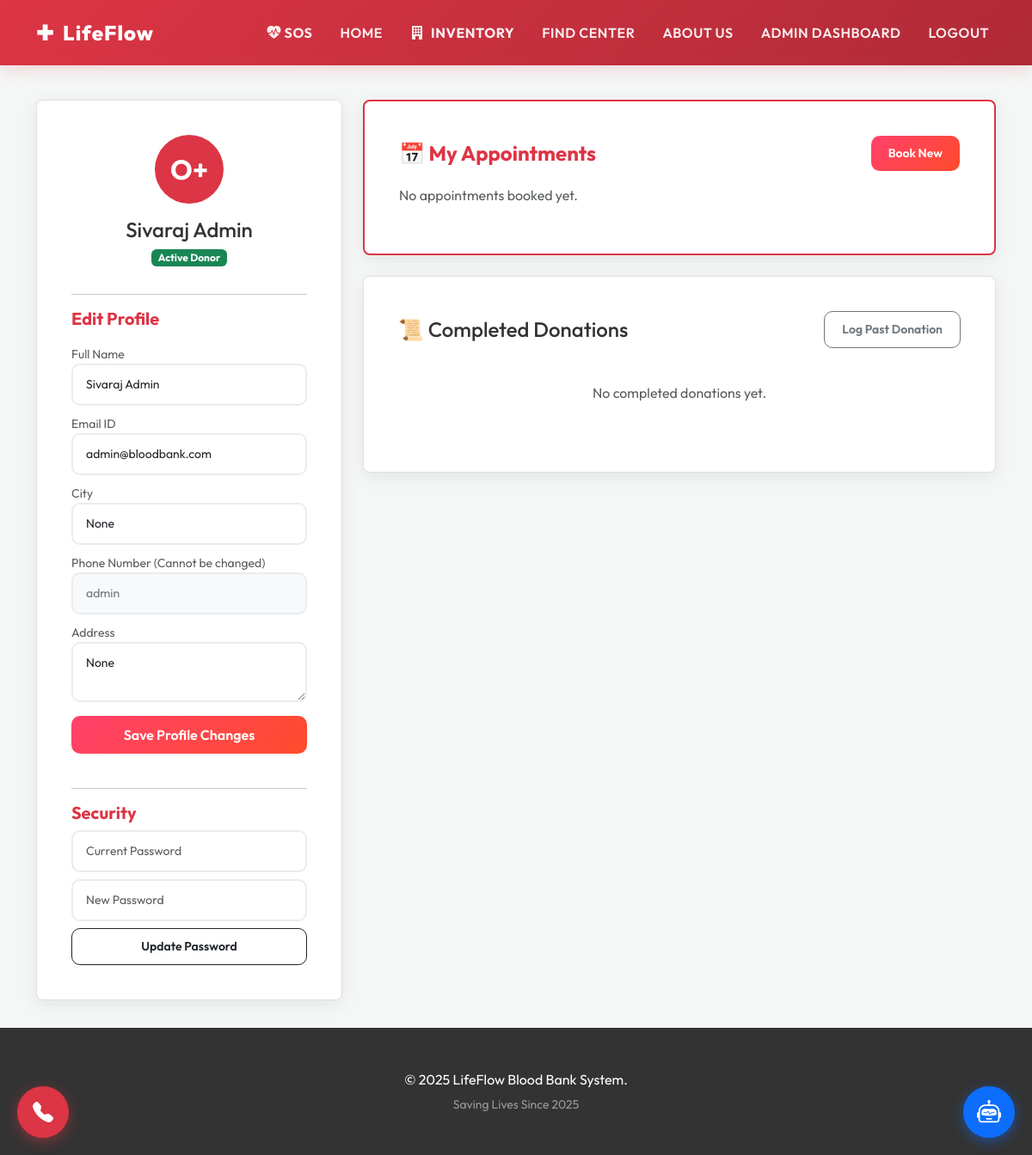
The page /profile (signed in) on the database its author committed.
### tables this page shows
CREATE TABLE donors 
                 (id INTEGER PRIMARY KEY AUTOINCREMENT, name TEXT, email TEXT, age INTEGER, weight REAL, 
                  blood_group TEXT, city TEXT, address TEXT, phone TEXT UNIQUE, password TEXT, role TEXT DEFAULT 'user', lat REAL, lng REAL);

### app.py (the view)
@app.route('/profile', methods=['GET', 'POST'])
def user_profile():
    if 'user_id' not in session: return redirect(url_for('login'))
    if session.get('role') == 'hospital': return redirect(url_for('hospital_dashboard'))
    if session.get('role') == 'host': return redirect(url_for('host_dashboard'))
    conn = get_db_connection()
    if request.method == 'POST':
        conn.execute('UPDATE donors SET name=?, email=?, city=?, address=? WHERE id=?', (request.form['name'], request.form['email'], request.form['city'], request.form['address'], session['user_id'])); conn.commit(); flash('Updated!', 'success')
    user = conn.execute('SELECT * FROM donors WHERE id = ?', (session['user_id'],)).fetchone()
    appointments = conn.execute("SELECT a.id, a.date, a.time_slot, a.status, h.name as location_name, 'Hospital' as type FROM appointments a JOIN hospitals h ON a.hospital_id = h.id WHERE a.donor_id = ?", (session['user_id'],)).fetchall()
    camp_bookings = conn.execute("SELECT cr.id, c.date, c.time as time_slot, cr.status, c.name as location_name, 'Camp' as type FROM camp_registrations cr JOIN camps c ON cr.camp_id = c.id WHERE cr.donor_id = ?", (session['user_id'],)).fetchall()
    all_bookings = sorted(appointments + camp_bookings, key=lambda x: x['date'], reverse=True)
    donations = conn.execute('''
        SELECT id, date, volume_ml, hospital, status, 'Manual' as source
        FROM donations WHERE donor_id = ?
        UNION ALL
        SELECT a.id, a.date, 450 as volume_ml, h.name as hospital, a.status, 'Appointment' as source
        FROM appointments a JOIN hospitals h ON a.hospital_id = h.id
        WHERE a.donor_id = ? AND a.status = 'Verified'
        ORDER BY date DESC
    ''', (session['user_id'], session['user_id'])).fetchall()
    hospitals = conn.execute("SELECT * FROM hospitals").fetchall()
    conn.close(); return render_template('user_profile.html', user=user, appointments=all_bookings, donations=donations, hospitals=hospitals)

### app.py (called while the page is built)
def get_db_connection():
    conn = sqlite3.connect('bloodbank.db')
    conn.row_factory = sqlite3.Row
    conn.create_function("haversine", 4, haversine)
    return conn

### templates/user_profile.html (shortened to what this page needs)
{% extends 'layout.html' %}
{% block content %}
<div class="container mt-4">
    <div class="row">
        <div class="col-md-4">
            <div class="glass-card">
                <div class="text-center">
                    <div class="bg-danger text-white rounded-circle d-flex align-items-center justify-content-center mx-auto mb-3" style="width: 80px; height: 80px; font-size: 2rem; font-weight: bold;">
                        {{ user['blood_group'] }}
                    </div>
                    <h4 class="mb-1">{{ user['name'] }}</h4>
                    <span class="badge bg-success mb-3">Active Donor</span>
                </div>
                <hr>
                <h5 class="text-danger mb-3 fw-bold">Edit Profile</h5>
                <form action="{{ url_for('user_profile') }}" method="POST">
                    <div class="mb-2">
                        <label class="form-label small text-muted mb-0">Full Name</label>
                        <input type="text" name="name" class="form-control form-control-sm" value="{{ user['name'] }}" required>
                    </div>
                    <div class="mb-2">
                        <label class="form-label small text-muted mb-0">Email ID</label>
                        <input type="email" name="email" class="form-control form-control-sm" value="{{ user['email'] }}" required>
                    </div>
                    <div class="mb-2">
                        <label class="form-label small text-muted mb-0">City</label>
                        <input type="text" name="city" class="form-control form-control-sm" value="{{ user['city'] }}" required>
                    </div>
                    <div class="mb-2">
                        <label class="form-label small text-muted mb-0">Phone Number (Cannot be changed)</label>
                        <input type="text" class="form-control form-control-sm bg-light text-secondary" value="{{ user['phone'] }}" readonly>
                    </div>
                    <div class="mb-3">
                        <label class="form-label small text-muted mb-0">Address</label>
                        <textarea name="address" class="form-control form-control-sm" rows="2">{{ user['address'] }}</textarea>
                    </div>
                    <button class="btn btn-danger w-100 mb-4">Save Profile Changes</button>
                </form>
                <hr>
                <h5 class="text-danger mb-2 fw-bold">Security</h5>
                <form action="{{ url_for('change_password') }}" method="POST">
                    <input type="password" name="old_password" class="form-control form-control-sm mb-2" placeholder="Current Password" required>
                    <input type="password" name="new_password" class="form-control form-control-sm mb-2" placeholder="New Password" required>
                    <button class="btn btn-outline-dark w-100 btn-sm">Update Password</button>
                </form>
            </div>
        </div>
        <div class="col-md-8">
            <div class="glass-card mb-4 border-danger border-2">
                <div class="d-flex justify-content-between align-items-center mb-3">
                    <h4 class="text-danger fw-bold mb-0">📅 My Appointments</h4>
                    <a href="{{ url_for('book_appointment') }}" class="btn btn-danger btn-sm">Book New</a>
                </div>
                {% if appointments %}
                <div class="table-responsive">
                    <table class="table table-hover align-middle">
                        <thead class="table-light">
                            <tr>
                                <th>Date</th>
                                <th>Location</th>
                                <th>Type</th>
                                <th>Time</th>
                                <th>Status</th>
                            </tr>
                        </thead>
                        <tbody>
                            {% for appt in appointments %}
                            <tr>
                                <td>{{ appt['date'] }}</td>
                                <td>{{ appt['location_name'] }}</td>
                                <td>
                                    <span class="badge {% if appt['type'] == 'Hospital' %}bg-primary{% else %}bg-warning text-dark{% endif %}">
                                        {{ appt['type'] }}
                                    </span>
                                </td>
                                <td>{{ appt['time_slot'] }}</td>
                                <td>
                                    {% if appt['status'] == 'Scheduled' or appt['status'] == 'Registered' %}
                                        <span class="badge bg-warning text-dark">⏳ Active</span>
                                    {% elif appt['status'] == 'Verified' %}
                                        <span class="badge bg-success">✅ Verified</span>
                                    {% else %}
                                        <span class="badge bg-secondary">{{ appt['status'] }}</span>
                                    {% endif %}
                                </td>
                            </tr>
                            {% endfor %}
                        </tbody>
                    </table>
                </div>
                {% else %}
                    <p class="text-muted">No appointments booked yet.</p>
                {% endif %}
            </div>
            <div class="glass-card">
                <div class="d-flex justify-content-between align-items-center mb-3">
                    <h4 class="mb-0">📜 Completed Donations</h4>
                    <button class="btn btn-sm btn-outline-secondary" data-bs-toggle="modal" data-bs-target="#donateModal">
                        Log Past Donation
                    </button>
                </div>
                {% if donations %}
                <div class="table-responsive">
                    <table class="table table-hover align-middle">
                        <thead class="table-light">
                            <tr><th>Date</th><th>Hospital</th><th>Status</th><th>Certificate</th></tr>
                        </thead>
                        <tbody>
                            {% for d in donations %}
                            <tr>
                                <td>{{ d['date'] }}</td>
                                <td>{{ d['hospital'] }}</td>
                                <td>
                                    {% if d['status'] == 'Pending' %}
                                        <span class="badge bg-warning text-dark">⏳ Pending</span>
                                    {% elif d['status'] == 'Approved' or d['status'] == 'Verified' %}
                                        <span class="badge bg-success">✅ Verified</span>
                                    {% elif d['status'] == 'Rejected' %}
                                        <span class="badge bg-danger">❌ Rejected</span>
                                    {% endif %}
                                </td>
                                <td>
                                    {% if d['status'] == 'Approved' or d['status'] == 'Verified' %}
                                        <a href="{{ url_for('download_certificate', appt_id=d['id']) }}" class="btn btn-sm btn-outline-danger">
                                            <i class="bi bi-download"></i> Download
                                        </a>
                                    {% else %}
                                        <span class="text-muted small">Not Available</span>
                                    {% endif %}
                                </td>
                            </tr>
                            {% endfor %}
                        </tbody>
                    </table>
                </div>
                {% else %}
                    <div class="text-center py-4 text-muted"><p>No completed donations yet.</p></div>
                {% endif %}
            </div>
        </div>
    </div>
</div>
{% endblock %}

### templates/layout.html (style rules this page uses)
body { font-family: 'Outfit', sans-serif !important; background-color: #f4f7f6 !important; color: #2c3e50; }
.btn { border-radius: 10px !important; font-weight: 600 !important; padding: 10px 20px !important; transition: all 0.3s cubic-bezier(0.25, 0.8, 0.25, 1) !important; }
.btn-danger { background: linear-gradient(135deg, #ff416c 0%, #ff4b2b 100%) !important; border: none !important; }
.form-control, .form-select { border-radius: 10px !important; border: 2px solid #e9ecef !important; padding: 12px 15px !important; font-weight: 500; transition: all 0.3s ease; }
:root { --primary-red: #D32F2F; --hover-red: #B71C1C; --pure-white: #FFFFFF; --off-white: #F8F9FA; --charcoal: #333333; --medical-grey: #6c757d; }
body { font-family: 'Roboto', sans-serif; background-color: var(--pure-white); color: var(--charcoal); margin: 0; padding: 0; display: flex; flex-direction: column; min-height: 100vh; }
.glass-card { background: #ffffff; border: 1px solid #e0e0e0; border-radius: 8px; box-shadow: 0 4px 20px rgba(0,0,0,0.08); padding: 2.5rem; margin-bottom: 2rem; color: var(--charcoal); }

### rows shown on the page
donors: blood_group "O+", name "Sivaraj Admin", email "admin@bloodbank.com", phone "admin"
